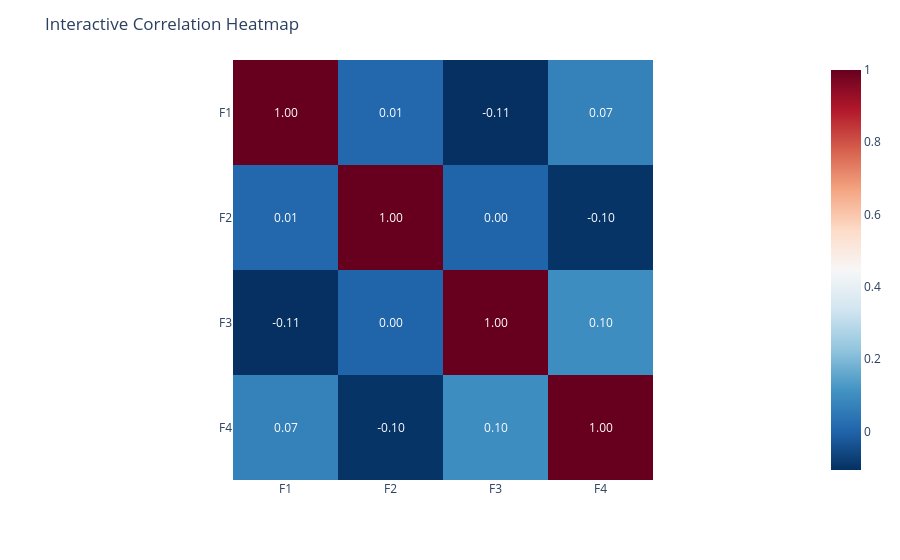

The notebook cell saved with this chart:
### Markdown cell above
## Interactive Heatmap (Plotly)

### Code cell
import plotly.express as px

fig = px.imshow(
    corr,
    text_auto=".2f",
    color_continuous_scale="RdBu_r"
)
fig.update_layout(title="Interactive Correlation Heatmap")
fig.show()

### Figure 1 — Plotly figure (JSON) as saved in the notebook; plotly's stock layout.template omitted (floating-point values rounded to 4 significant figures)
{"data": [{"coloraxis": "coloraxis", "hovertemplate": "x: %{x}<br>y: %{y}<br>color: %{z}<extra></extra>", "name": "0", "texttemplate": "%{z:.2f}", "type": "heatmap", "x": ["F1", "F2", "F3", "F4"], "xaxis": "x", "y": ["F1", "F2", "F3", "F4"], "yaxis": "y", "z": [[1.0, 0.00948, -0.1066, 0.07026], [0.00948, 1.0, -0.0008495, -0.09768], [-0.1066, -0.0008495, 1.0, 0.09911], [0.07026, -0.09768, 0.09911, 1.0]]}], "layout": {"coloraxis": {"colorscale": [[0, "rgb(5,48,97)"], [0.1, "rgb(33,102,172)"], [0.2, "rgb(67,147,195)"], [0.3, "rgb(146,197,222)"], [0.4, "rgb(209,229,240)"], [0.5, "rgb(247,247,247)"], [0.6, "rgb(253,219,199)"], [0.7, "rgb(244,165,130)"], [0.8, "rgb(214,96,77)"], [0.9, "rgb(178,24,43)"], [1, "rgb(103,0,31)"]]}, "margin": {"t": 60}, "title": {"text": "Interactive Correlation Heatmap"}, "xaxis": {"anchor": "y", "constrain": "domain", "domain": [0, 1], "scaleanchor": "y"}, "yaxis": {"anchor": "x", "autorange": "reversed", "constrain": "domain", "domain": [0, 1]}}}
